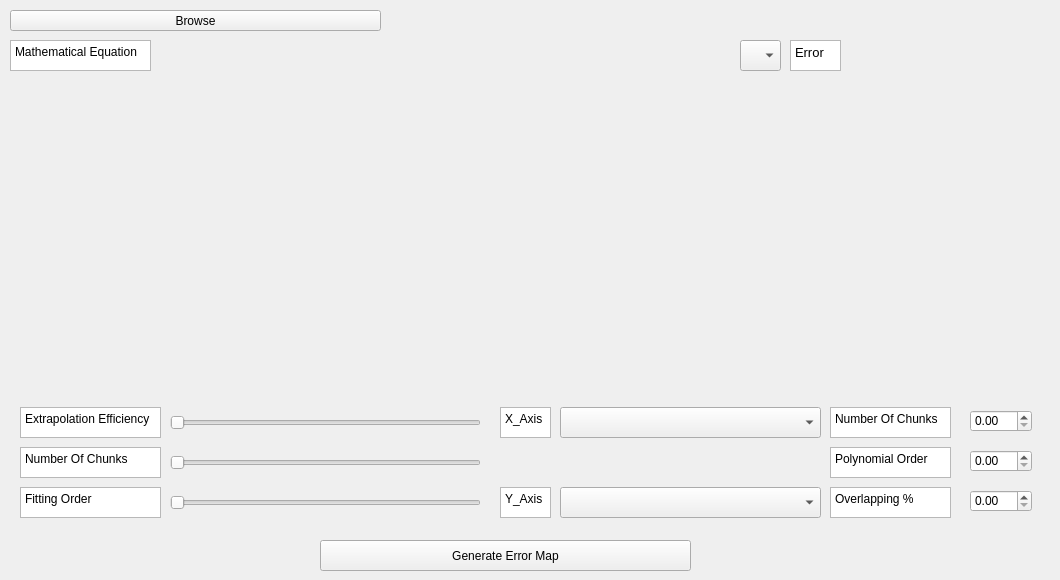
  <widget class="QWidget" name="centralwidget">
   <widget class="QComboBox" name="comboBox">
    <property name="geometry">
     <rect>
      <x>740</x>
      <y>40</y>
      <width>41</width>
      <height>31</height>
     </rect>
    </property>
   </widget>
   <widget class="QTextBrowser" name="textBrowser">
    <property name="geometry">
     <rect>
      <x>790</x>
      <y>40</y>
      <width>51</width>
      <height>31</height>
     </rect>
    </property>
    <property name="html">
     <string>&lt;!DOCTYPE HTML PUBLIC &quot;-//W3C//DTD HTML 4.0//EN&quot; &quot;http://www.w3.org/TR/REC-html40/strict.dtd&quot;&gt;
&lt;html&gt;&lt;head&gt;&lt;meta name=&quot;qrichtext&quot; content=&quot;1&quot; /&gt;&lt;meta charset=&quot;utf-8&quot; /&gt;&lt;style type=&quot;text/css&quot;&gt;
p, li { white-space: pre-wrap; }
&lt;/style&gt;&lt;/head&gt;&lt;body style=&quot; font-family:'Segoe UI'; font-size:9pt; font-weight:400; font-style:normal;&quot;&gt;
&lt;p style=&quot; margin-top:0px; margin-bottom:0px; margin-left:0px; margin-right:0px; -qt-block-indent:0; text-indent:0px;&quot;&gt;&lt;span style=&quot; font-family:'MS Shell Dlg 2'; font-size:10pt;&quot;&gt;Error&lt;/span&gt;&lt;/p&gt;&lt;/body&gt;&lt;/html&gt;</string>
    </property>
   </widget>
   <widget class="QTextBrowser" name="textBrowser_2">
    <property name="geometry">
     <rect>
      <x>10</x>
      <y>40</y>
      <width>141</width>
      <height>31</height>
     </rect>
    </property>
    <property name="html">
     <string>&lt;!DOCTYPE HTML PUBLIC &quot;-//W3C//DTD HTML 4.0//EN&quot; &quot;http://www.w3.org/TR/REC-html40/strict.dtd&quot;&gt;
&lt;html&gt;&lt;head&gt;&lt;meta name=&quot;qrichtext&quot; content=&quot;1&quot; /&gt;&lt;meta charset=&quot;utf-8&quot; /&gt;&lt;style type=&quot;text/css&quot;&gt;
p, li { white-space: pre-wrap; }
&lt;/style&gt;&lt;/head&gt;&lt;body style=&quot; font-family:'Segoe UI'; font-size:9pt; font-weight:400; font-style:normal;&quot;&gt;
&lt;p style=&quot; margin-top:0px; margin-bottom:0px; margin-left:0px; margin-right:0px; -qt-block-indent:0; text-indent:0px;&quot;&gt;&lt;span style=&quot; font-family:'MS Shell Dlg 2';&quot;&gt;Mathematical Equation&lt;/span&gt;&lt;/p&gt;&lt;/body&gt;&lt;/html&gt;</string>
    </property>
   </widget>
   <widget class="QSlider" name="extrapolationSlider">
    <property name="geometry">
     <rect>
      <x>170</x>
      <y>407</y>
      <width>311</width>
      <height>31</height>
     </rect>
    </property>
    <property name="orientation">
     <enum>Qt::Horizontal</enum>
    </property>
   </widget>
   <widget class="QSlider" name="chunkSlider">
    <property name="geometry">
     <rect>
      <x>170</x>
      <y>447</y>
      <width>311</width>
      <height>31</height>
     </rect>
    </property>
    <property name="orientation">
     <enum>Qt::Horizontal</enum>
    </property>
   </widget>
   <widget class="QSlider" name="orderSlider">
    <property name="geometry">
     <rect>
      <x>170</x>
      <y>487</y>
      <width>311</width>
      <height>31</height>
     </rect>
    </property>
    <property name="orientation">
     <enum>Qt::Horizontal</enum>
    </property>
   </widget>
   <widget class="QComboBox" name="comboBox_2">
    <property name="geometry">
     <rect>
      <x>560</x>
      <y>407</y>
      <width>261</width>
      <height>31</height>
     </rect>
    </property>
   </widget>
   <widget class="QComboBox" name="comboBox_3">
    <property name="geometry">
     <rect>
      <x>560</x>
      <y>487</y>
      <width>261</width>
      <height>31</height>
     </rect>
    </property>
   </widget>
   <widget class="QTextBrowser" name="textBrowser_3">
    <property name="geometry">
     <rect>
      <x>500</x>
      <y>487</y>
      <width>51</width>
      <height>31</height>
     </rect>
    </property>
    <property name="html">
     <string>&lt;!DOCTYPE HTML PUBLIC &quot;-//W3C//DTD HTML 4.0//EN&quot; &quot;http://www.w3.org/TR/REC-html40/strict.dtd&quot;&gt;
&lt;html&gt;&lt;head&gt;&lt;meta name=&quot;qrichtext&quot; content=&quot;1&quot; /&gt;&lt;meta charset=&quot;utf-8&quot; /&gt;&lt;style type=&quot;text/css&quot;&gt;
p, li { white-space: pre-wrap; }
&lt;/style&gt;&lt;/head&gt;&lt;body style=&quot; font-family:'Segoe UI'; font-size:9pt; font-weight:400; font-style:normal;&quot;&gt;
&lt;p style=&quot; margin-top:0px; margin-bottom:0px; margin-left:0px; margin-right:0px; -qt-block-indent:0; text-indent:0px;&quot;&gt;&lt;span style=&quot; font-family:'MS Shell Dlg 2';&quot;&gt;Y_Axis&lt;/span&gt;&lt;/p&gt;&lt;/body&gt;&lt;/html&gt;</string>
    </property>
   </widget>
   <widget class="QTextBrowser" name="textBrowser_4">
    <property name="geometry">
     <rect>
      <x>500</x>
      <y>407</y>
      <width>51</width>
      <height>31</height>
     </rect>
    </property>
    <property name="html">
     <string>&lt;!DOCTYPE HTML PUBLIC &quot;-//W3C//DTD HTML 4.0//EN&quot; &quot;http://www.w3.org/TR/REC-html40/strict.dtd&quot;&gt;
&lt;html&gt;&lt;head&gt;&lt;meta name=&quot;qrichtext&quot; content=&quot;1&quot; /&gt;&lt;meta charset=&quot;utf-8&quot; /&gt;&lt;style type=&quot;text/css&quot;&gt;
p, li { white-space: pre-wrap; }
&lt;/style&gt;&lt;/head&gt;&lt;body style=&quot; font-family:'Segoe UI'; font-size:9pt; font-weight:400; font-style:normal;&quot;&gt;
&lt;p style=&quot; margin-top:0px; margin-bottom:0px; margin-left:0px; margin-right:0px; -qt-block-indent:0; text-indent:0px;&quot;&gt;&lt;span style=&quot; font-family:'MS Shell Dlg 2';&quot;&gt;X_Axis&lt;/span&gt;&lt;/p&gt;&lt;/body&gt;&lt;/html&gt;</string>
    </property>
   </widget>
   <widget class="QTextBrowser" name="textBrowser_5">
    <property name="geometry">
     <rect>
      <x>20</x>
      <y>407</y>
      <width>141</width>
      <height>31</height>
     </rect>
    </property>
    <property name="html">
     <string>&lt;!DOCTYPE HTML PUBLIC &quot;-//W3C//DTD HTML 4.0//EN&quot; &quot;http://www.w3.org/TR/REC-html40/strict.dtd&quot;&gt;
&lt;html&gt;&lt;head&gt;&lt;meta name=&quot;qrichtext&quot; content=&quot;1&quot; /&gt;&lt;meta charset=&quot;utf-8&quot; /&gt;&lt;style type=&quot;text/css&quot;&gt;
p, li { white-space: pre-wrap; }
&lt;/style&gt;&lt;/head&gt;&lt;body style=&quot; font-family:'Segoe UI'; font-size:9pt; font-weight:400; font-style:normal;&quot;&gt;
&lt;p style=&quot; margin-top:0px; margin-bottom:0px; margin-left:0px; margin-right:0px; -qt-block-indent:0; text-indent:0px;&quot;&gt;&lt;span style=&quot; font-family:'MS Shell Dlg 2';&quot;&gt;Extrapolation Efficiency&lt;/span&gt;&lt;/p&gt;&lt;/body&gt;&lt;/html&gt;</string>
    </property>
   </widget>
   <widget class="QTextBrowser" name="textBrowser_6">
    <property name="geometry">
     <rect>
      <x>20</x>
      <y>447</y>
      <width>141</width>
      <height>31</height>
     </rect>
    </property>
    <property name="html">
     <string>&lt;!DOCTYPE HTML PUBLIC &quot;-//W3C//DTD HTML 4.0//EN&quot; &quot;http://www.w3.org/TR/REC-html40/strict.dtd&quot;&gt;
&lt;html&gt;&lt;head&gt;&lt;meta name=&quot;qrichtext&quot; content=&quot;1&quot; /&gt;&lt;meta charset=&quot;utf-8&quot; /&gt;&lt;style type=&quot;text/css&quot;&gt;
p, li { white-space: pre-wrap; }
&lt;/style&gt;&lt;/head&gt;&lt;body style=&quot; font-family:'Segoe UI'; font-size:9pt; font-weight:400; font-style:normal;&quot;&gt;
&lt;p style=&quot; margin-top:0px; margin-bottom:0px; margin-left:0px; margin-right:0px; -qt-block-indent:0; text-indent:0px;&quot;&gt;&lt;span style=&quot; font-family:'MS Shell Dlg 2';&quot;&gt;Number Of Chunks&lt;/span&gt;&lt;/p&gt;&lt;/body&gt;&lt;/html&gt;</string>
    </property>
   </widget>
   <widget class="QTextBrowser" name="textBrowser_7">
    <property name="geometry">
     <rect>
      <x>20</x>
      <y>487</y>
      <width>141</width>
      <height>31</height>
     </rect>
    </property>
    <property name="html">
     <string>&lt;!DOCTYPE HTML PUBLIC &quot;-//W3C//DTD HTML 4.0//EN&quot; &quot;http://www.w3.org/TR/REC-html40/strict.dtd&quot;&gt;
&lt;html&gt;&lt;head&gt;&lt;meta name=&quot;qrichtext&quot; content=&quot;1&quot; /&gt;&lt;meta charset=&quot;utf-8&quot; /&gt;&lt;style type=&quot;text/css&quot;&gt;
p, li { white-space: pre-wrap; }
&lt;/style&gt;&lt;/head&gt;&lt;body style=&quot; font-family:'Segoe UI'; font-size:9pt; font-weight:400; font-style:normal;&quot;&gt;
&lt;p style=&quot; margin-top:0px; margin-bottom:0px; margin-left:0px; margin-right:0px; -qt-block-indent:0; text-indent:0px;&quot;&gt;&lt;span style=&quot; font-family:'MS Shell Dlg 2';&quot;&gt;Fitting Order&lt;/span&gt;&lt;/p&gt;&lt;/body&gt;&lt;/html&gt;</string>
    </property>
   </widget>
   <widget class="QTextBrowser" name="textBrowser_8">
    <property name="geometry">
     <rect>
      <x>830</x>
      <y>407</y>
      <width>121</width>
      <height>31</height>
     </rect>
    </property>
    <property name="html">
     <string>&lt;!DOCTYPE HTML PUBLIC &quot;-//W3C//DTD HTML 4.0//EN&quot; &quot;http://www.w3.org/TR/REC-html40/strict.dtd&quot;&gt;
&lt;html&gt;&lt;head&gt;&lt;meta name=&quot;qrichtext&quot; content=&quot;1&quot; /&gt;&lt;meta charset=&quot;utf-8&quot; /&gt;&lt;style type=&quot;text/css&quot;&gt;
p, li { white-space: pre-wrap; }
&lt;/style&gt;&lt;/head&gt;&lt;body style=&quot; font-family:'Segoe UI'; font-size:9pt; font-weight:400; font-style:normal;&quot;&gt;
&lt;p style=&quot; margin-top:0px; margin-bottom:0px; margin-left:0px; margin-right:0px; -qt-block-indent:0; text-indent:0px;&quot;&gt;&lt;span style=&quot; font-family:'MS Shell Dlg 2';&quot;&gt;Number Of Chunks&lt;/span&gt;&lt;/p&gt;&lt;/body&gt;&lt;/html&gt;</string>
    </property>
   </widget>
   <widget class="QTextBrowser" name="textBrowser_9">
    <property name="geometry">
     <rect>
      <x>830</x>
      <y>447</y>
      <width>121</width>
      <height>31</height>
     </rect>
    </property>
    <property name="html">
     <string>&lt;!DOCTYPE HTML PUBLIC &quot;-//W3C//DTD HTML 4.0//EN&quot; &quot;http://www.w3.org/TR/REC-html40/strict.dtd&quot;&gt;
&lt;html&gt;&lt;head&gt;&lt;meta name=&quot;qrichtext&quot; content=&quot;1&quot; /&gt;&lt;meta charset=&quot;utf-8&quot; /&gt;&lt;style type=&quot;text/css&quot;&gt;
p, li { white-space: pre-wrap; }
&lt;/style&gt;&lt;/head&gt;&lt;body style=&quot; font-family:'Segoe UI'; font-size:9pt; font-weight:400; font-style:normal;&quot;&gt;
&lt;p style=&quot; margin-top:0px; margin-bottom:0px; margin-left:0px; margin-right:0px; -qt-block-indent:0; text-indent:0px;&quot;&gt;&lt;span style=&quot; font-family:'MS Shell Dlg 2';&quot;&gt;Polynomial Order&lt;/span&gt;&lt;/p&gt;&lt;/body&gt;&lt;/html&gt;</string>
    </property>
   </widget>
   <widget class="QTextBrowser" name="textBrowser_10">
    <property name="geometry">
     <rect>
      <x>830</x>
      <y>487</y>
      <width>121</width>
      <height>31</height>
     </rect>
    </property>
    <property name="html">
     <string>&lt;!DOCTYPE HTML PUBLIC &quot;-//W3C//DTD HTML 4.0//EN&quot; &quot;http://www.w3.org/TR/REC-html40/strict.dtd&quot;&gt;
&lt;html&gt;&lt;head&gt;&lt;meta name=&quot;qrichtext&quot; content=&quot;1&quot; /&gt;&lt;meta charset=&quot;utf-8&quot; /&gt;&lt;style type=&quot;text/css&quot;&gt;
p, li { white-space: pre-wrap; }
&lt;/style&gt;&lt;/head&gt;&lt;body style=&quot; font-family:'Segoe UI'; font-size:9pt; font-weight:400; font-style:normal;&quot;&gt;
&lt;p style=&quot; margin-top:0px; margin-bottom:0px; margin-left:0px; margin-right:0px; -qt-block-indent:0; text-indent:0px;&quot;&gt;&lt;span style=&quot; font-family:'MS Shell Dlg 2';&quot;&gt;Overlapping %&lt;/span&gt;&lt;/p&gt;&lt;/body&gt;&lt;/html&gt;</string>
    </property>
   </widget>
   <widget class="QPushButton" name="pushButton">
    <property name="geometry">
     <rect>
      <x>320</x>
      <y>540</y>
      <width>371</width>
      <height>31</height>
     </rect>
    </property>
    <property name="text">
     <string>Generate Error Map</string>
    </property>
   </widget>
   <widget class="QPushButton" name="BrowseButton">
    <property name="geometry">
     <rect>
      <x>10</x>
      <y>10</y>
      <width>371</width>
      <height>21</height>
     </rect>
    </property>
    <property name="text">
     <string>Browse</string>
    </property>
   </widget>
   <widget class="QWidget" name="gridLayoutWidget">
    <property name="geometry">
     <rect>
      <x>20</x>
      <y>90</y>
      <width>1031</width>
      <height>261</height>
     </rect>
    </property>
    <layout class="QGridLayout" name="gridLayout"/>
   </widget>
   <widget class="QDoubleSpinBox" name="NumberofChunks">
    <property name="geometry">
     <rect>
      <x>970</x>
      <y>410</y>
      <width>62</width>
      <height>22</height>
     </rect>
    </property>
   </widget>
   <widget class="QDoubleSpinBox" name="PolynomialOrder">
    <property name="geometry">
     <rect>
      <x>970</x>
      <y>450</y>
      <width>62</width>
      <height>22</height>
     </rect>
    </property>
   </widget>
   <widget class="QDoubleSpinBox" name="OverLapping">
    <property name="geometry">
     <rect>
      <x>970</x>
      <y>490</y>
      <width>62</width>
      <height>22</height>
     </rect>
    </property>
   </widget>
  </widget>
